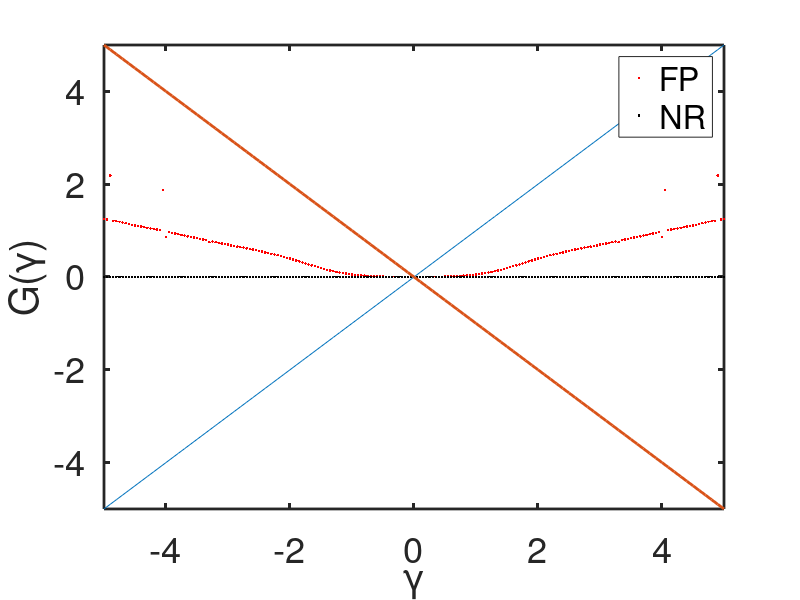

Reproduce this figure in MATLAB.
%% Experiment 16 - 2D Lu-sin(au)=0 fixed point function
% Repeating Exp13 in 2D

%% Implementing test

% Problem parameters
% 2-cycles: 3.6
% 4-cycles: 3.72
% 8-cycles: 3.731
%    Chaos: 3.735
C = 1;  a = 33.755;
F = @(x) C * sin(a*x);
Fp= @(x) C*a*cos(a*x);
P = 2;

% Grid
nx = 21;
a  =-0.2;
b  = 0.2;
x  = linspace(-1,1,nx)';
h  = x(2) - x(1);
dx = 1./h;
x1 = x(x<=b); b = x1(end);
x2 = x(x>=a); a = x2(1);
l1 = length(x1); l2 = length(x2);

% Diff. mat.
X1 = [ [x1(2:end) ; 0], x1, [0 ; x1(1:end-1)] ];
X2 = [ [x2(2:end) ; 0], x2, [0 ; x2(1:end-1)] ];

I1 = speye(l1); I1int = I1; I1int(1) = 0; I1int(end) = 0;
D1 = ones(l1,1);
D1 = dx^2 * [ D1, -2*D1, D1 ];
D1 = spdiags(D1,[-1,0,1],l1,l1);
I2 = speye(l2); I2int = I2; I2int(1) = 0; I2int(end) = 0;
D2 = ones(l2,1);
D2 = dx^2 * [ D2, -2*D2, D2 ];
D2 = spdiags(D2,[-1,0,1],l2,l2);

II = speye(nx); IIint = II; IIint(1) = 0; IIint(end) = 0;
DD = ones(nx,1);
DD = dx^2 * [ DD, -2*DD, DD ];
DD = spdiags(DD,[-1,0,1],nx,nx);

% BC parameters
a1 = 0; b1 = 1;
a2 = 0; b2 = 1;
c1 = 0; d1 = 1; BCb = [-c1*dx, d1, c1*dx];
c2 = 0; d2 = 1; BCa = [-c2*dx, d2, c2*dx];
BCL= zeros(1,nx);
BCR= zeros(1,nx);

% Jacobian BCs
J1BC = sparse([1,1,1,2,2,2],[1,2,3,l1-2,l1-1,l1],...
    [-3*a1/(2*h) + b1,4*a1/(2*h),-a1/(2*h),c1/(2*h),-4*c1/(2*h),3*c1/(2*h)+d1],2,l1);
J2BC = sparse([1,1,1,2,2,2],[1,2,3,l2-2,l2-1,l2],...
    [-3*c2/(2*h) + d2,4*c2/(2*h),-c2/(2*h),a2/(2*h),-4*a2/(2*h),3*a2/(2*h)+b2],2,l2);
D1 = [J1BC(1,:) ; D1(2:end-1,:) ; J1BC(2,:)];
D2 = [J2BC(1,:) ; D2(2:end-1,:) ; J2BC(2,:)];
DD = [II(1,:)   ; DD(2:end-1,:) ; II(end,:)];

% Laplacian
Lap1 = kron(II,D1) + kron(DD,I1int);
Lap2 = kron(II,D2) + kron(DD,I2int);
ind1x= kron(II,I1-I1int)   * ones(nx*l1,1) == 1;
ind1y= kron(II-IIint,I1int)* ones(nx*l1,1) == 1;
ind2x= kron(II,I2-I2int)   * ones(nx*l2,1) == 1;
ind2y= kron(II-IIint,I2int)* ones(nx*l2,1) == 1;

% Initialization
tol = 1e-8;
itermax = P+1;
fx= 1-x'.^2;
L = 5/norm(fx); N = 201;
testu2 = linspace(-L,L,N);
G = zeros(N,1);
Gp= G;
itersaveNewton= G;
itersaveReg   = G;
nonlinsolves  =10;
for k = 1:N
    u2b    = testu2(k)*fx;
    u2bold = u2b;
    error  = 1;
    iter   = 1;
    u1 = zeros(l1,nx); g1 = u1;
    u2 = zeros(l2,nx); g2 = u2;
    while error > tol && iter < itermax

        % Step 1: solve u in first domain
        for i = 1:nonlinsolves
            J1 = Fp(u1(:));
            J1(ind1x) = 0; J1(ind1y) = 0;
            J1 = Lap1 - spdiags(J1,0,l1*nx,l1*nx);
            F1 = Lap1*u1(:) - F(u1(:));
            F1(ind1y) = 0;
            BCx1 = J1BC * u1 - [ BCL ; u2b ];
            F1(ind1x) = BCx1(:);
            u1(:) = u1(:) - J1 \ F1;
        end
        u1a= BCa * u1(abs(x1-a)<=(h+2*eps),:);
        
        % Step 2: solve u in second domain
        for i = 1:nonlinsolves
            J2 = Fp(u2(:));
            J2(ind2x) = 0; J2(ind2y) = 0;
            J2 = Lap2 - spdiags(J2,0,l2*nx,l2*nx);
            F2 = Lap2*u2(:) - F(u2(:));
            F2(ind2y) = 0;
            BCx2 = J2BC * u2 - [ u1a ; BCR ];
            F2(ind2x) = BCx2(:);
            u2(:) = u2(:) - J2 \ F2;
        end
        u2b = BCb * u2(abs(x2-b)<=(h+2*eps),:);

        % Preconditioning with Newton
        % Step 3: solve g in first domain
        dF1= Fp(u1(:)); dF1(ind1x) = 0; dF1(ind1y) = 0;
        dF1= Lap1 - spdiags(dF1,0,l1*nx,l1*nx);
        g1(:) = dF1 \ kron([0 ; ones(nx-2,1) ; 0],[ zeros(l1-1,1); 1]);
        g1a= BCa * g1(abs(x1-a)<=(h+2*eps),:);

        % Step 4: solve g in second domain
        dF2= Fp(u2(:)); dF2(ind2x) = 0; dF2(ind2y) = 0;
        dF2= Lap2 - spdiags(dF2,0,l2*nx,l2*nx);
        g2(:) = dF2 \ kron([0 ; ones(nx-2,1) ; 0],[ 1; zeros(l2-1,1)]);
        g2b= BCb * g2(abs(x2-b)<=(h+2*eps),:); g2b = g2b .* g1a;

        % Step 5: update u2b
        u2b = u2bold - (u2b - u2bold)./(g2b - 1);
        u2bold= u2b;
        
        if iter==P
            Gp(k) = norm(u2b);
        end

        error = norm(u2b - u2bold);
        u2bold= u2b;
        iter  = iter+1;
        
    end
    
    if iter < itermax && error < tol
        itersaveNewton(k) = iter;
    else
        itersaveNewton(k) = NaN;
    end
        
end

% k=0;
for k = 1:N
    u2b    = testu2(k)*fx;
    u2bold = u2b;
    error  = 1;
    iter   = 1;
    u1 = zeros(l1,nx); g1 = u1;
    u2 = zeros(l2,nx); g2 = u2;
    while error > tol && iter < itermax

        % Step 1: solve u in first domain
        for i = 1:nonlinsolves
            J1 = Fp(u1(:));
            J1(ind1x) = 0; J1(ind1y) = 0;
            J1 = Lap1 - spdiags(J1,0,l1*nx,l1*nx);
            F1 = Lap1*u1(:) - F(u1(:));
            F1(ind1y) = 0;
            BCx1 = J1BC * u1 - [ BCL ; u2b ];
            F1(ind1x) = BCx1(:);
            u1(:) = u1(:) - J1 \ F1;
        end
        u1a= BCa * u1(abs(x1-a)<=(h+2*eps),:);
        
        % Step 2: solve u in second domain
        for i = 1:nonlinsolves
            J2 = Fp(u2(:));
            J2(ind2x) = 0; J2(ind2y) = 0;
            J2 = Lap2 - spdiags(J2,0,l2*nx,l2*nx);
            F2 = Lap2*u2(:) - F(u2(:));
            F2(ind2y) = 0;
            BCx2 = J2BC * u2 - [ u1a ; BCR ];
            F2(ind2x) = BCx2(:);
            u2(:) = u2(:) - J2 \ F2;
        end
        u2b = BCb * u2(abs(x2-b)<=(h+2*eps),:);
        
        if iter==1
            G(k) = norm(u2b);
        end

        error = norm(u2b - u2bold);
        u2bold= u2b;
        iter  = iter+1;
        
    end
    
    if iter < itermax && error < tol
        itersaveReg(k) = iter;
    else
        itersaveReg(k) = NaN;
    end
        
end

%%
L  = norm(fx) * L;
yy = linspace(-L,L,101);
% C  = -10:1:10;
% yC = bsxfun(@times,C',sqrt(abs(yy))); yC = bsxfun(@plus,yy,yC);
% xC = bsxfun(@plus,C',yy);
% 
% figure(1)
% plot(testu2,G,'r',testu2,Gp,'b',yy,yC,'k',yy,xC,'k','linewidth',2)
% xlabel('\gamma')
% ylabel('G(\gamma)')
% legend('FP','NR')
% % axis([-L,L,-L,L])
% set(gca,'fontsize',26,'linewidth',2)

figure(2)
% plot(testu2,G(:,round(nx/2)-1),'r.',testu2,Gp(:,round(nx/2)-1),'k.',yy,yy,yy,-yy,'linewidth',2)
plot(testu2*norm(fx),G,'r.',testu2*norm(fx),Gp,'k.',yy,yy,yy,-yy,'linewidth',2)
xlabel('\gamma')
ylabel('G(\gamma)')
legend('FP','NR')
axis([-L,L,-L,L])
% axis([-1.8,-1.4,-1.8,-1.4])
set(gca,'fontsize',26,'linewidth',2)